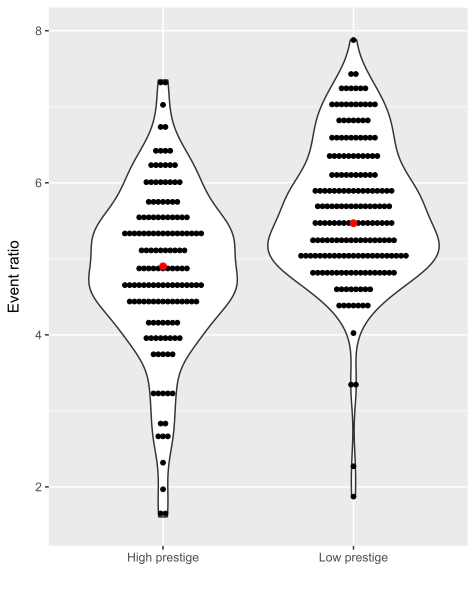

The R source for this figure:
library(ggplot2)
data=read.table("prestige.txt", head=TRUE, sep="\t", quote="")
data$prestige=as.factor(data$prestige)
ggplot(data, aes(x=prestige, y=100*val)) + geom_violin() + xlab("") + ylab("Event ratio") + geom_dotplot(binaxis='y', stackdir='center', dotsize=0.3) + stat_summary(fun.y=median, geom="point", size=2, color="red") + theme(axis.title.y=element_text(margin = margin(t = 0, r = 12, b = 0, l = 0))
